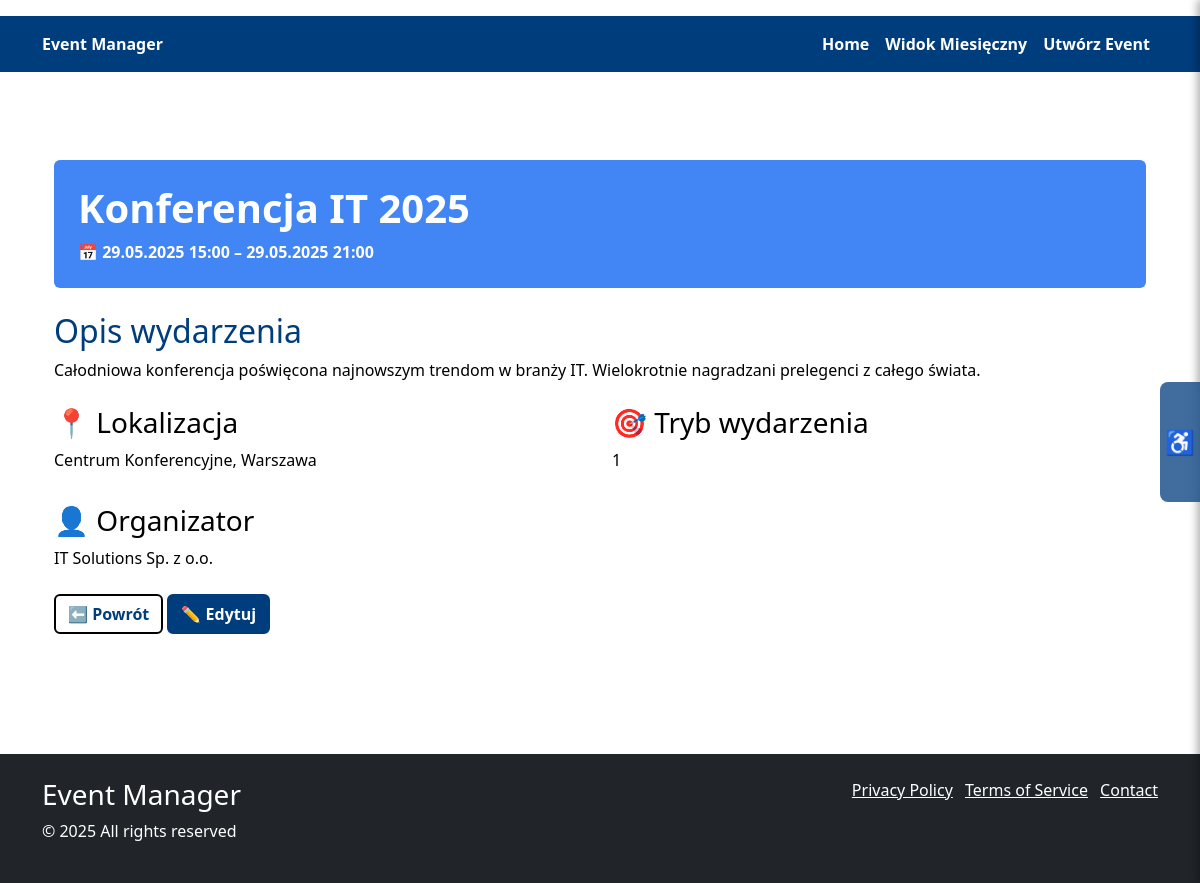
The app's page /events/1/ with its own data.
### events/models.py (models this page shows, shortened)
class Event(models.Model):
    MODE_CHOICES = (
        ('remote', _('Remote')),
        ('in_person', _('In Person')),
    )
    name = models.CharField(_('Name'), max_length=200)
    description = models.TextField(_('Description'))
    start_date = models.DateTimeField(_('Start Date'))
    end_date = models.DateTimeField(_('End Date'))
    location = models.CharField(_('Location'), max_length=200)
    mode = models.CharField(_('Mode'), max_length=10, choices=MODE_CHOICES, default='in_person')
    organizer = models.CharField(_('Organizer'), max_length=200)
    color = ColorField(_('Calendar Color'), default='#003d7c')
    capacity = models.PositiveIntegerField(_('Capacity'), validators=[MinValueValidator(1)])
    registered = models.PositiveIntegerField(_('Registered Participants'), default=0)
    created_at = models.DateTimeField(_('Created At'), auto_now_add=True)
    updated_at = models.DateTimeField(_('Updated At'), auto_now=True)
    class Meta:
        verbose_name = _('Event')
        verbose_name_plural = _('Events')
        ordering = ['start_date']

### events/views.py (the view)
# urls.py: path('events/<int:pk>/', views.EventDetailView.as_view(), name='event_detail'),
class EventDetailView(DetailView):
    model = Event
    template_name = 'events/event_detail.html'
    context_object_name = 'event'

### templates/events/event_detail.html
{% extends "base.html" %}
{% block content %}
<section class="py-5">
    <div class="container">
        <div class="p-4 mb-4 text-white rounded" style="background-color: {{ event.color }};">
            <h1 class="display-5 fw-bold">{{ event.name }}</h1>
            <p class="mb-0">
                <strong>📅 {{ event.start_date|date:"d.m.Y H:i" }} – {{ event.end_date|date:"d.m.Y H:i" }}</strong>
            </p>
        </div>
        <div class="mb-4">
            <h2 class="h4" style="color:#003d7c;">Opis wydarzenia</h2>
            <p>{{ event.description }}</p>
        </div>
        <div class="row">
            <div class="col-md-6">
                <h3 class="h5">📍 Lokalizacja</h3>
                <p>{{ event.location }}</p>
            </div>
            {% if event.mode %}
            <div class="col-md-6">
                <h3 class="h5">🎯 Tryb wydarzenia</h3>
                <p>{{ event.get_mode_display }}</p>
            </div>
            {% endif %}
        </div>
        <div class="mt-3">
            <h3 class="h5">👤 Organizator</h3>
            <p>{{ event.organizer }}</p>
        </div>
        <div class="mt-4">
            <a href="{% url 'index' %}" class="btn btn-back">⬅ Powrót</a>
<a href="{% url 'event_update' event.pk %}" class="btn btn-edit">✏️ Edytuj</a>
        </div>
    </div>
</section>
{% endblock %}

### templates/base.html (shortened to what this page needs)
{% load static %}
{% load i18n %}
<!DOCTYPE html>
<html lang="pl">
<head>
    <link href="https://cdn.jsdelivr.net/npm/bootstrap@5.3.0/dist/css/bootstrap.min.css" rel="stylesheet">
    <link rel="stylesheet" href="https://cdn.jsdelivr.net/npm/sweetalert2@11.0.19/dist/sweetalert2.min.css">
    <link rel="stylesheet" href="{% static 'ownassets/css/styles.css' %}">
    <link href="https://cdn.jsdelivr.net/npm/fullcalendar@6.1.11/index.global.min.css" rel="stylesheet" />
</head>
<body>
    <header class="py-3">
    <nav class="navbar navbar-expand-lg">
            <div class="container">
                <a class="navbar-brand" href="{% url 'index' %}" aria-label="{% translate 'Home' %}">
                    {% translate "Event Manager" %}
                </a>
                <div class="collapse navbar-collapse" id="navbarNav">
                    <ul class="navbar-nav ms-auto">
                        <li class="nav-item">
                            <a class="nav-link" href="{% url 'index' %}" aria-current="page">{% translate "Home" %}</a>
                        </li>
                        <li class="nav-item">
                            <a class="nav-link" href="{% url 'monthly_events' %}">{% translate "Widok Miesięczny" %}</a>
                        </li>
                        <li class="nav-item">
                            <a class="nav-link" href="{% url 'event_create' %}">{% translate "Utwórz Event" %}</a>
                        </li>
                    </ul>
                </div>
            </div>
        </nav>
    </header>
    <main id="content" class="container py-4">
        {% block content %}{% endblock %}
    </main>
    <footer class="bg-dark text-white py-4 mt-5">
        <div class="container">
            <div class="row">
                <div class="col-md-6">
                    <h3>{% translate "Event Manager" %}</h3>
                    <p>{% translate "© 2025 All rights reserved" %}</p>
                </div>
                <div class="col-md-6 text-md-end">
                    <ul class="list-inline">
                        <li class="list-inline-item">
                            <a href="#" class="text-white">{% translate "Privacy Policy" %}</a>
                        </li>
                        <li class="list-inline-item">
                            <a href="#" class="text-white">{% translate "Terms of Service" %}</a>
                        </li>
                        <li class="list-inline-item">
                            <a href="#" class="text-white">{% translate "Contact" %}</a>
                        </li>
                    </ul>
                </div>
            </div>
        </div>
    </footer>
    <div id="accessibility-handle" role="button" aria-label="Otwórz panel dostępności">
        ♿
    </div>
</body>
</html>

### static/ownassets/css/styles.css (style rules this page uses)
:root { --bg-color: #ffffff; --text-color: #000000; --link-color: #003d7c; --btn-bg: #003d7c; --btn-text: #ffffff; }
html, body { height: 100%; margin: 0; display: flex; flex-direction: column; }
main { flex: 1; }
body { background-color: var(--bg-color) !important; color: var(--text-color) !important; }
a { color: var(--link-color) !important; }
.btn { font-weight: bold; }
.btn-back { background-color: #ffffff; color: #000000; border: 2px solid #000000; font-weight: bold; transition: background-color 0.2s ease; }
.btn-edit { background-color: #003d7c !important; color: #ffffff !important; border: 2px solid #003d7c !important; font-weight: bold; transition: background-color 0.2s ease; }
.navbar { background-color: #003d7c !important; }
.navbar a { color: white !important; font-weight: bold; }
footer { background-color: #222; color: #fff; padding: 1rem 0; }
html { font-size: 100%; }
h1, .display-4 { font-size: 2.5rem !important; }
h2 { font-size: 2rem !important; }
h3 { font-size: 1.75rem !important; }
h6, p, a, li, .btn, label, input, select, textarea { font-size: 1rem !important; }
#accessibility-handle { position: fixed; top: 50%; right: 0; transform: translateY(-50%); width: 40px; height: 120px; background: rgba(0, 61, 124, 0.75); color: white; font-size: 24px; border-radius: 8px 0 0 8px; display: flex; align-items: center; justify-content: center; cursor: pointer; z-index: 10000; backdrop-filter: blur(8px); }

### records on screen
Event: name "Konferencja IT 2025", start_date "29.05.2025 15:00", end_date "29.05.2025 21:00", description "Całodniowa konferencja poświęcona najnowszym trendom w branży IT. Wielokrotnie nagradzani prelegenci z całego świata.", location "Centrum Konferencyjne, Warszawa", mode "1", organizer "IT Solutions Sp. z o.o."
